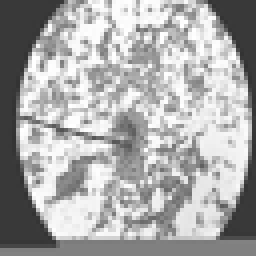
#> input picture datasets/image_train/0_bacteria.png, 64 x 64 px, found by its file name (shown 4 times larger); its folder holds only this picture in this run
$ python second-image-handler.py
#> lines starting #> are read from the running program, lines starting #| are printed output that depends on the picture

import matplotlib.pyplot as plt
import numpy as np
from skimage import (
    io,
    color
)
import os
import scipy.ndimage as nd


if __name__ == "__main__":

    list_images = [x for x in os.listdir("../datasets/temp/image_train/")]

    for x in list_images:

        image = io.imread(os.path.join("../datasets/temp/image_train/", x))
#> image is the input picture: shape (64, 64); min 50, max 255, mean 169.9

        print(image.shape)
#| (64, 64)

        # transforming to gray scale

        image_gray = color.rgb2gray(image)
        print(image_gray)
#> (printed output is left out)
        print(image_gray.shape)
#| (64, 64)

        kernel = np.array([
            [-1, 0, 1],
            [-1, 0, 1],
            [-1, 0, 1]])

        new_image = nd.convolve(image_gray, kernel)
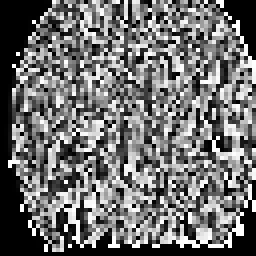
#> new_image: shape (64, 64) (shown 4 times larger); min 0, max 255, mean 111

        # print(new_image)
        # print(new_image.shape)

        fix, axes = plt.subplots(1,2, figsize=(15,10))
        axes[0].imshow(image_gray, cmap=plt.cm.gray)
        axes[0].set_title('Original')
        axes[0].axis('off')

        axes[1].imshow(new_image, cmap=plt.cm.gray)
        axes[1].set_title('Convolution')
        axes[1].axis('off')

        plt.show()
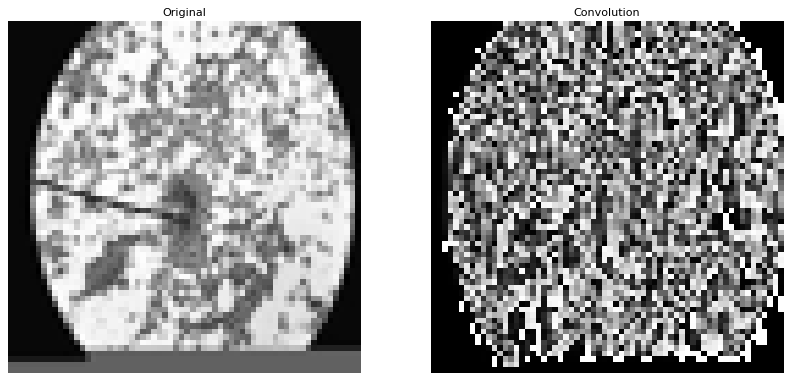
#> figure drawn by matplotlib, 2 panels


        break

$ run again, on datasets/image_train/13_bacteria.png
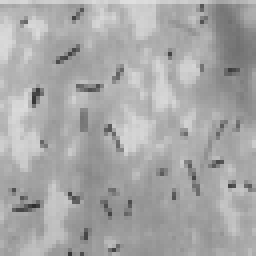
#> input picture datasets/image_train/13_bacteria.png, 64 x 64 px, found by its file name (shown 4 times larger)
#> image is the input picture: shape (64, 64); min 46, max 223, mean 167.1
#| (64, 64)
#> (printed output is left out)
#| (64, 64)
#> `new_image = nd.convolve(image_gray, kernel)`:
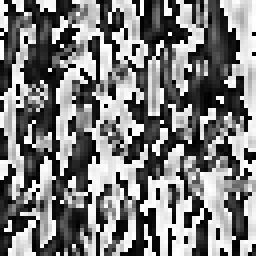
#> new_image: shape (64, 64) (shown 4 times larger); min 0, max 255, mean 124.3
#> `plt.show()`:
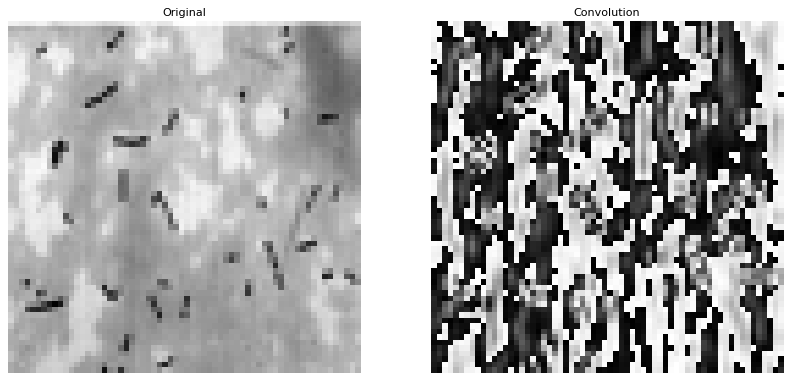
#> figure drawn by matplotlib, 2 panels

$ run again, on datasets/image_train/14_bacteria.png
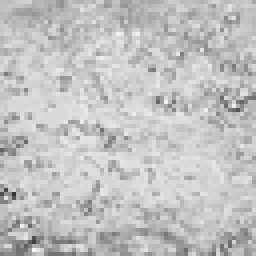
#> input picture datasets/image_train/14_bacteria.png, 64 x 64 px, found by its file name (shown 4 times larger)
#> image is the input picture: shape (64, 64); min 52, max 243, mean 193.9
#| (64, 64)
#> (printed output is left out)
#| (64, 64)
#> `new_image = nd.convolve(image_gray, kernel)`:
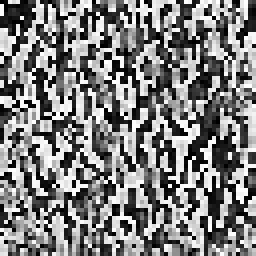
#> new_image: shape (64, 64) (shown 4 times larger); min 0, max 255, mean 126.7
#> `plt.show()`:
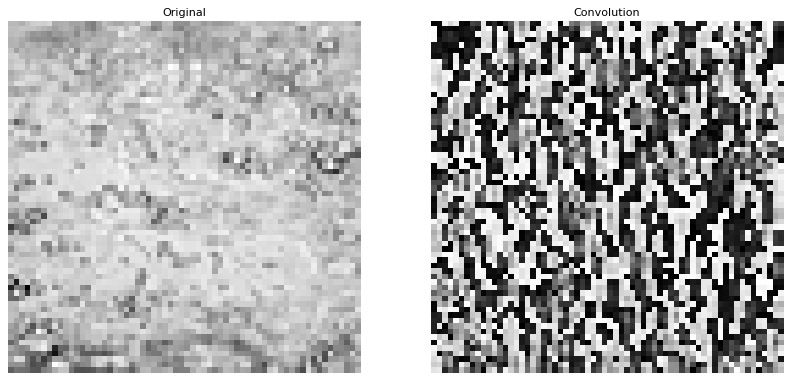
#> figure drawn by matplotlib, 2 panels

$ run again, on datasets/image_train/15_bacteria.png
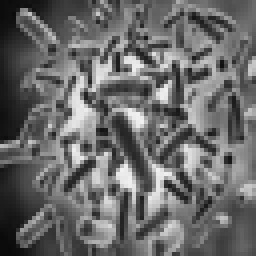
#> input picture datasets/image_train/15_bacteria.png, 64 x 64 px, found by its file name (shown 4 times larger)
#> image is the input picture: shape (64, 64); min 10, max 241, mean 105.9
#| (64, 64)
#> (printed output is left out)
#| (64, 64)
#> `new_image = nd.convolve(image_gray, kernel)`:
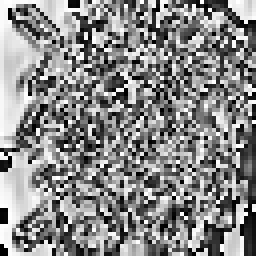
#> new_image: shape (64, 64) (shown 4 times larger); min 0, max 255, mean 135.7
#> `plt.show()`:
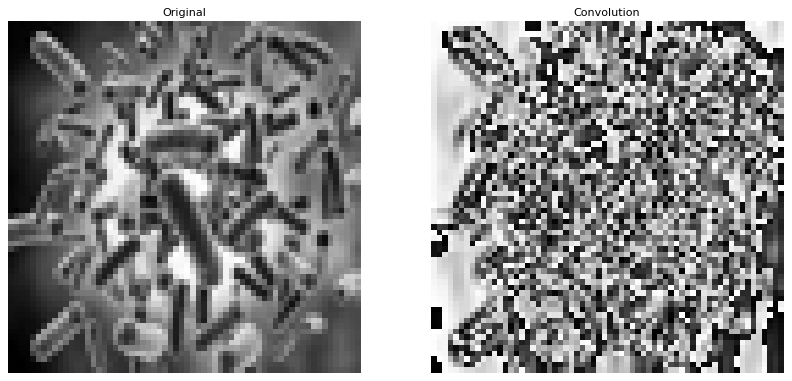
#> figure drawn by matplotlib, 2 panels

$ run again, on datasets/image_train/10_bacteria.png
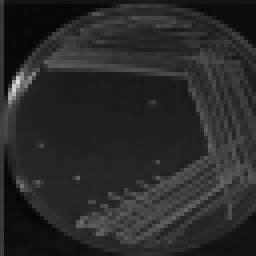
#> input picture datasets/image_train/10_bacteria.png, 64 x 64 px, found by its file name (shown 4 times larger)
#> image is the input picture: shape (64, 64); min 5, max 217, mean 41.4
#| (64, 64)
#> (printed output is left out)
#| (64, 64)
#> `new_image = nd.convolve(image_gray, kernel)`:
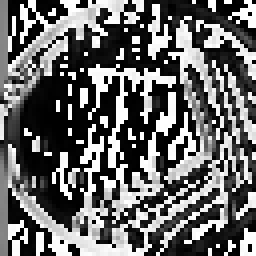
#> new_image: shape (64, 64) (shown 4 times larger); min 0, max 255, mean 104.4
#> `plt.show()`:
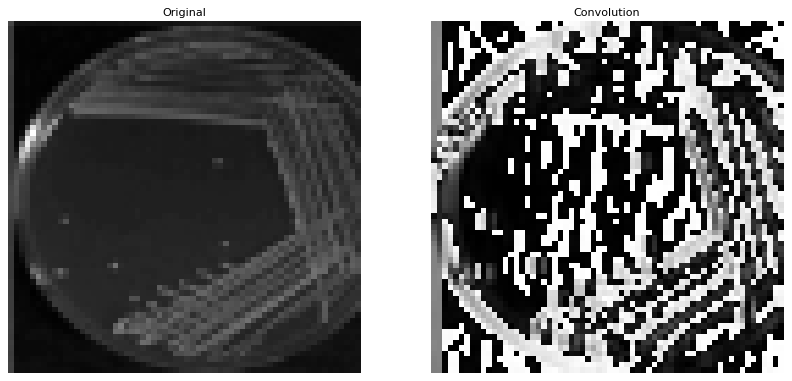
#> figure drawn by matplotlib, 2 panels
